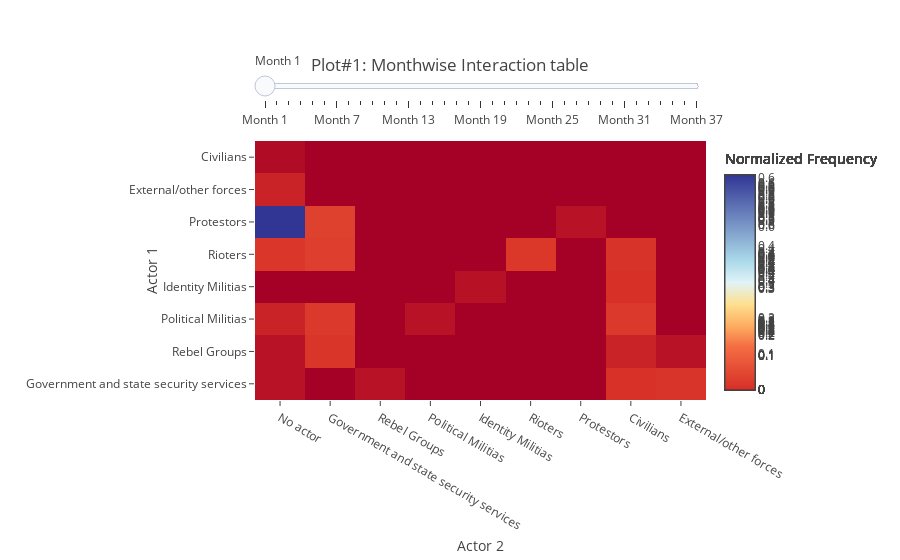

The notebook cell saved with this chart:
### Code cell
steps = []
for i in range(Month_distribution.index.sort_values().max()):
    step = dict(
                method = 'restyle',  
                args = ['visible', [False] * Month_distribution.index.sort_values().max()],
                label= 'Month ' + str(i+1)
                )
    step['args'][1][i] = True # Toggle i'th trace to "visible"
    steps.append(step)
    sliders = [dict(
                    active = 0,
                    currentvalue = {"prefix": ""},
                    pad = {"t": Month_distribution.index.sort_values().max()},
                    steps = steps,
                    name= 'Month',
                    y= 1.5
              )]
layout = dict(sliders=sliders,
              title=' Plot#1: Monthwise Interaction table',
              autosize=True,
              yaxis=go.layout.YAxis(
                                    title='Actor 1',
                                    automargin=True,
                                   ),
              xaxis=go.layout.XAxis(
                                    title='Actor 2',
                                    automargin=True,
                                   ),
             )
fig = dict(data=Slider_data1[0], layout=layout)
iplot(fig, filename='Slider 1')
